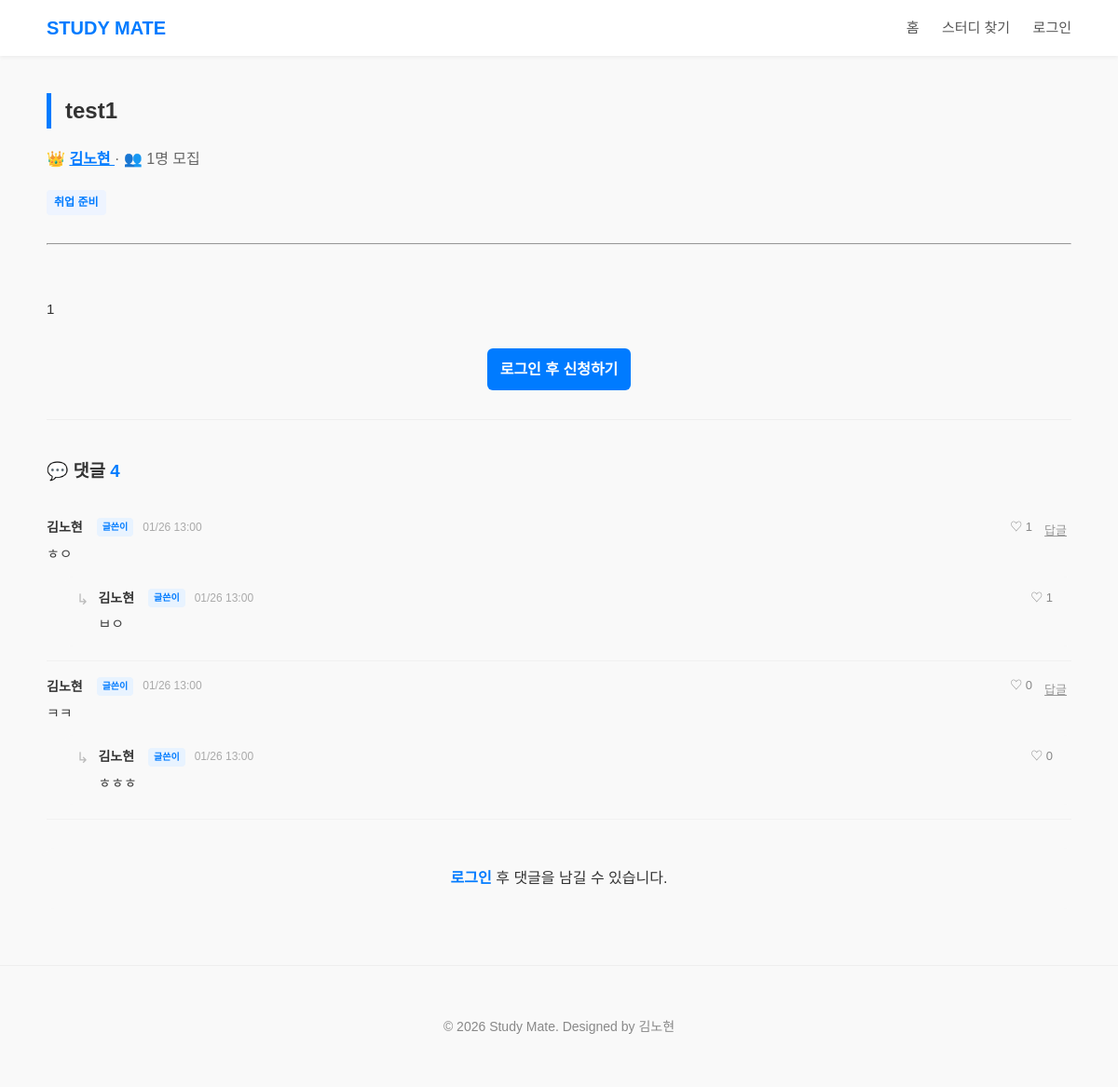
Screenshot of /study/1 with the database file from the repository.
### models.py (models this page shows, shortened)
class Study(db.Model):
    __tablename__ = 'study'
    id = db.Column(db.Integer, primary_key=True)
    title = db.Column(db.String(200), nullable=False)    # 제목
    category = db.Column(db.String(50), nullable=False)  # 카테고리
    member_count = db.Column(db.Integer, nullable=False) # 모집인원
    content = db.Column(db.Text, nullable=False)         # 상세내용
    date = db.Column(db.DateTime, default=get_kst_now)   # 작성시간(한국시간)
    writer = db.Column(db.String(50), nullable=False)
    chat_link = db.Column(db.String(300), nullable=True)

class Comment(db.Model):
    __tablename__ = 'comment'
    id = db.Column(db.Integer, primary_key=True)
    content = db.Column(db.Text, nullable=False)
    date = db.Column(db.DateTime, default=get_kst_now)
    writer = db.Column(db.String(50), nullable=False)
    study_id = db.Column(db.Integer, db.ForeignKey('study.id'), nullable=False)
    study = db.relationship('Study', backref='comments')
    parent_id = db.Column(db.Integer, db.ForeignKey('comment.id'), nullable=True)
    replies = db.relationship(
        'Comment',
        backref=db.backref('parent', remote_side=[id]),
        cascade='all, delete',
        lazy=True
    )
    likers = db.relationship(
        'User',
        secondary=comment_likes,
        backref=db.backref('liked_comments', lazy='dynamic')
    )

### app.py (the view)
@app.route('/study/<int:study_id>')
def study_detail(study_id):
    study = Study.query.get_or_404(study_id)
    current_user = None
    applied_status = None # 신청 상태 (None: 안함, 0: 대기, 1: 수락)
    if 'user_id' in session:
        current_user = User.query.filter_by(userid=session['user_id']).first()
        enroll = Enrollment.query.filter_by(user_id=current_user.id, study_id=study.id).first()
        if enroll:
            applied_status = enroll.status
    return render_template(
        'study_detail.html',
        study=study,
        user_nickname=session.get('user_nickname'),
        current_user=current_user, # 좋아요 확인용
        applied_status=applied_status # 신청 상태 확인용
    )

### templates/study_detail.html (shortened to what this page needs)
<!DOCTYPE html>
<html lang="ko">
<head>
    <link rel="stylesheet" href="{{ url_for('static', filename='css/style.css') }}">
</head>
<body>
    <header>
        <div class="nav-container">
            <a href="{{ url_for('index') }}" class="logo">STUDY MATE</a>
            <nav class="nav-menu">
                <a href="{{ url_for('index') }}">홈</a>
                <a href="{{ url_for('study') }}">스터디 찾기</a>
                {% if user_nickname %}
                <div class="user-dropdown">
                    <button class="user-btn" onclick="toggleDropdown()">
                        {{ user_nickname }} <span class="arrow">▾</span>
                    </button>
                    <div class="dropdown-menu" id="dropdownMenu">
                        <a href="{{ url_for('mypage') }}">마이페이지</a>
                        <a href="{{ url_for('my_posts') }}">내가 쓴 글</a>
                        <hr>
                        <a href="{{ url_for('logout') }}">로그아웃</a>
                    </div>
                </div>
                {% else %}
                    <a href="{{ url_for('login') }}">로그인</a>
                {% endif %}
            </nav>
        </div>
    </header>
    <main>
        <section>
            <h2>{{ study.title }}</h2>
            <p style="color:#666; margin-bottom: 10px;">
                👑 <a href="{{ url_for('profile', nickname=study.writer) }}" style="font-weight:bold; color:#007bff; text-decoration:underline;">
                    {{ study.writer }}
                </a>
                · 👥 {{ study.member_count }}명 모집
            </p>
            <span class="tag">{{ study.category }}</span>
            <hr style="margin: 30px 0;">
            <p style="white-space: pre-line; font-size: 15px; line-height: 1.7;">
                {{ study.content }}
            </p>
            <div style="margin: 40px 0; text-align: center;">
                {% if user_nickname == study.writer %}
                    {% elif not user_nickname %}
                    <a href="{{ url_for('login') }}" class="primary-btn" style="width:auto;">로그인 후 신청하기</a>
                {% elif applied_status == None %}
                    <a href="{{ url_for('study_apply', study_id=study.id) }}" class="primary-btn" style="width:auto;" onclick="return confirm('스터디에 신청하시겠습니까?')">🚀 스터디 신청하기</a>
                {% elif applied_status == 0 %}
                    <button class="primary-btn" style="background:#ffc107; color:black; cursor:default; width:auto;">⏳ 승인 대기중...</button>
                {% endif %}
            </div>
            <hr style="margin: 40px 0; border: none; border-top: 1px solid #eee;">
            <div class="comment-section">
                <h3>💬 댓글 <span style="color:#007bff">{{ study.comments|length }}</span></h3>
                <div class="comment-list">
                    {% for comment in study.comments %}
                        {% if not comment.parent_id %}
                        <div class="comment-item">
                            <div class="comment-header">
                                <strong>{{ comment.writer }}</strong>
                                {% if comment.writer == study.writer %}
                                    <span class="writer-badge">글쓴이</span>
                                {% endif %}
                                <span class="date">{{ comment.date.strftime('%m/%d %H:%M') }}</span>
                                <div class="comment-actions" style="display:flex; align-items:center;">
                                    <a href="{{ url_for('comment_like', comment_id=comment.id) }}"
                                       class="comment-like-btn {% if current_user in comment.likers %}liked{% endif %}"
                                       style="text-decoration:none;">
                                        {% if current_user in comment.likers %}♥{% else %}♡{% endif %}
                                        {{ comment.likers|length }}
                                    </a>
                                    <button class="small-text-btn" onclick="toggleReplyForm('{{ comment.id }}')">답글</button>
                                </div>
                            </div>
                            <p class="comment-content">{{ comment.content }}</p>
                            {% for reply in comment.replies %}
                            <div class="reply-item">
                                <span class="reply-icon">↳</span>
                                <div class="reply-body">
                                    <div class="comment-header">
                                        <strong>{{ reply.writer }}</strong>
                                        {% if reply.writer == study.writer %}
                                            <span class="writer-badge">글쓴이</span>
                                        {% endif %}
                                        <span class="date">{{ reply.date.strftime('%m/%d %H:%M') }}</span>
                                        <div class="comment-actions" style="display:flex; align-items:center;">
                                            <a href="{{ url_for('comment_like', comment_id=reply.id) }}"
                                               class="comment-like-btn {% if current_user in reply.likers %}liked{% endif %}"
                                               style="text-decoration:none;">
                                                {% if current_user in reply.likers %}♥{% else %}♡{% endif %}
                                                {{ reply.likers|length }}
                                            </a>
                                        </div>
                                    </div>
                                    <p class="comment-content">{{ reply.content }}</p>
                                </div>
                            </div>
                            {% endfor %}
                        </div>
                        <hr class="comment-divider">
                        {% endif %}
                    {% endfor %}
                </div>
                <div class="main-comment-form">
                    {% if user_nickname %}
                    <form action="{{ url_for('comment_write', study_id=study.id) }}" method="POST" class="comment-form-box">
                        <input type="text" name="content" placeholder="댓글을 남겨보세요." required>
                        <button type="submit" class="send-btn">
                            <svg width="20" height="20" viewBox="0 0 24 24" fill="none" stroke="currentColor" stroke-width="2" stroke-linecap="round" stroke-linejoin="round"><line x1="22" y1="2" x2="11" y2="13"></line><polygon points="22 2 15 22 11 13 2 9 22 2"></polygon></svg>
                        </button>
                    </form>
                    {% else %}
                    <div style="text-align:center; padding:20px; background:#f9f9f9; border-radius:8px;">
                        <a href="{{ url_for('login') }}" style="color:#007bff; font-weight:bold;">로그인</a> 후 댓글을 남길 수 있습니다.
                    </div>
                    {% endif %}
                </div>
            </div>
        </section>
    </main>
    <footer>
        <p>© 2026 Study Mate. Designed by 김노현</p>
    </footer>
</body>
</html>

### static/css/style.css (style rules this page uses)
body { font-family: 'Noto Sans KR', sans-serif; margin: 0; padding: 0; line-height: 1.6; color: #333; background-color: #f9f9f9; }
a { text-decoration: none; color:inherit; }
header { background-color: white; box-shadow: 0 2px 4px rgba(0, 0, 0, 0.05); position: sticky; top: 0; z-index: 1000; }
.nav-container { max-width: 1100px; margin: 0 auto; padding: 0 20px; height: 60px; display: flex; justify-content: space-between; align-items: center; }
.logo { font-size: 20px; font-weight: bold; color: #007bff; }
.nav-menu > a { color: #555; margin-left: 20px; font-size: 15px; transition: color 0.3s; }
main { max-width: 1100px; margin: 40px auto; padding: 0 20px; }
section { margin-bottom: 60px; }
h2 { border-left: 5px solid #007bff; padding-left: 15px; font-size: 24px; margin-bottom: 20px; }
.tag { display: inline-block; background: #eef4ff; color:#007bff; padding: 4px 8px; border-radius: 4px; font-size: 12px; font-weight: bold; margin-top: 10px; margin-right: 5px; }
.primary-btn { width: 100%; padding: 14px; background-color: #007bff; color: white; border: none; border-radius: 6px; font-size: 16px; font-weight: bold; cursor: pointer; transition: background 0.3s; }
footer { text-align: center; padding: 40px; color: #888; font-size: 14px; border-top: 1px solid #eee; margin-top: 60px; }
.comment-section { margin-top: 40px; }
.comment-list { margin-bottom: 30px; }
.comment-item { padding: 15px 0; }
.comment-header { display: flex; align-items: center; gap: 10px; margin-bottom: 6px; font-size: 14px; }
.comment-header strong { color: #333; }
.comment-header .date { color: #aaa; font-size: 12px; }
.comment-actions { margin-left: auto; }
.small-text-btn { background: none; border: none; color: #888; cursor: pointer; font-size: 12px; padding: 0 5px; }
.comment-content { font-size: 15px; color: #444; margin: 0; line-height: 1.5; white-space: pre-wrap; }
.comment-divider { border: none; border-top: 1px solid #f1f1f1; margin: 0; }
.reply-item { display: flex; margin-top: 12px; background-color: #f9f9f9; padding: 12px; border-radius: 8px; margin-left: 20px; }
.reply-icon { color: #bbb; margin-right: 10px; font-size: 16px; }
.reply-body { flex: 1; }
.writer-badge { background: #e8f3ff; color: #007bff; font-size: 10px; padding: 2px 6px; border-radius: 4px; font-weight: bold; vertical-align: middle; }
.small-text-btn { background: none; border: none; color: #999; cursor: pointer; font-size: 13px; text-decoration: underline; margin-top: 5px; }

### templates/study_detail.html (style rules this page uses)
.comment-like-btn { background: none; border: none; cursor: pointer; font-size: 13px; color: #888; display: flex; align-items: center; gap: 3px; margin-right: 8px; }
.writer-badge { background: #e8f3ff; color: #007bff; font-size: 10px; padding: 2px 6px; border-radius: 4px; font-weight: bold; margin-left: 5px; vertical-align: middle; }

### rows the page displays
Study: title "test1", writer "김노현", member_count "1", category "취업 준비", content "1"
Comment: writer "김노현", shows "글쓴이", date "01/26 13:00", likers|length "1", content "ㅎㅇ"
Comment: writer "김노현", shows "글쓴이", date "01/26 13:00", likers|length "1", content "ㅂㅇ"
Comment: writer "김노현", shows "글쓴이", date "01/26 13:00", likers|length "0", content "ㅋㅋ"
Comment: writer "김노현", shows "글쓴이", date "01/26 13:00", likers|length "0", content "ㅎㅎㅎ"

### other values shown
{{ study.comments|length }} "4"
